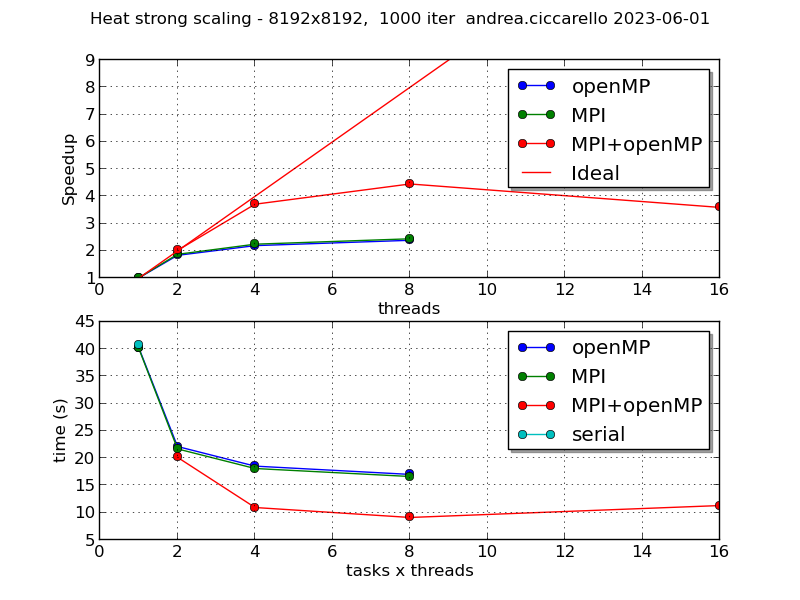

Here is the Python script that generated this plot:
#!/usr/bin/env python2

import matplotlib
matplotlib.use('Agg') # backend per png
import matplotlib.pyplot as plt
import pandas as pd
import info_personali as ip

data_ser     = pd.read_csv("heat_strong.dat"     ,comment="#", sep=',',    names=["r",   "c","iter", "time", "tp", "tnp"])
data_omp     = pd.read_csv("omp_heat_strong.dat" ,comment="#", sep=',',  names=["r",    "c","iter", "time","tp", "tnp","thr"])
data_mpi     = pd.read_csv("mpi_heat_strong.dat" ,comment="#", sep='\s+',  names=["time", "task","r", "c","iter"])
data_hyb     = pd.read_csv("mpi+omp_heat_strong.dat" ,comment="#", sep='\s+',  names=["r", "c","iter", "time", "task","thr"])

plt.subplot(211)
plt.suptitle('Heat strong scaling - 8192x8192,  1000 iter  ' + ip.get_user() + ' ' + ip.get_timestamp())
plt.grid()
plt.xlabel('threads')
plt.ylabel('Speedup')
plt.plot(data_omp.thr, data_ser.time[0]/data_omp.time,'-o', label='openMP')
plt.plot(data_mpi.task,data_ser.time[0]/data_mpi.time,'-o', label='MPI')
plt.plot(data_hyb.task*data_hyb.thr,data_ser.time[0]/data_hyb.time,'-o', label='MPI+openMP')
plt.plot(range(1,10),range(1,10),'-r', label='Ideal')
plt.legend(shadow=True,loc="best")

plt.subplot(212)
plt.grid()
plt.xlabel('tasks x threads')
plt.ylabel('time (s)')
plt.plot(data_omp.thr,data_omp.time,'-o', label='openMP')
plt.plot(data_mpi.task,data_mpi.time,'-o', label='MPI')
plt.plot((data_hyb.task*data_hyb.thr),data_hyb.time,'-o', label='MPI+openMP')
plt.plot(1,data_ser.time,'-o', label='serial')
plt.legend(shadow=True,loc="best")

plt.savefig('mpi+omp_heat_strong.png')
